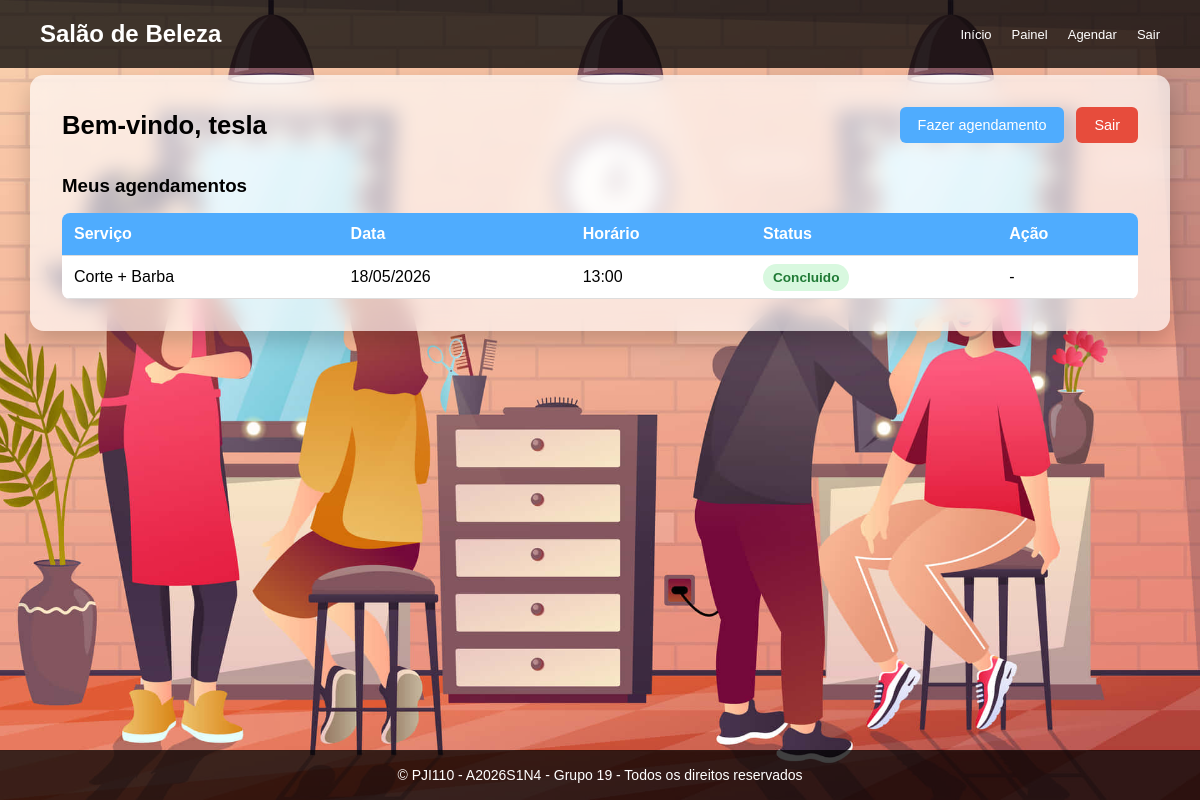
Screenshot of /painel/ (signed in) with the database file from the repository.
### scheduling/models.py (models this page shows, shortened)
class Cliente(models.Model):
    nome = models.CharField(max_length=100)
    telefone = models.CharField(max_length=20)
    email = models.EmailField(
        blank=True,
        null=True,
        unique=True
    )
    senha = models.CharField(
        max_length=255,
        blank=True,
        null=True
    )

class Agendamento(models.Model):
    cliente = models.ForeignKey(
        Cliente,
        on_delete=models.CASCADE
    )
    servico = models.ForeignKey(
        Servico,
        on_delete=models.CASCADE
    )
    data_agendamento = models.DateField()
    horario_agendamento = models.TimeField()
    status = models.CharField(
        max_length=20,
        default='Agendado'
    )
    status_pagamento = models.CharField(
    max_length=30,
    default='Pendente'
)

class Servico(models.Model):
    descricao = models.CharField(max_length=50)
    duracao = models.IntegerField()

### scheduling/views.py (the view)
# urls.py: path('painel/', views.painel_cliente, name='painel_cliente'),
def painel_cliente(request):
    cliente_id = request.session.get('cliente_id')
    if not cliente_id:
        return redirect('/login/')
    cliente = Cliente.objects.get(id=cliente_id)
    agendamentos = Agendamento.objects.filter(
        cliente=cliente
    ).order_by('data_agendamento', 'horario_agendamento')
    return render(request, 'painel.html', {
        'cliente': cliente,
        'agendamentos': agendamentos
    })

### templates/painel.html
{% extends 'base.html' %}
{% block content %}
<div class="painel-container">
    <section class="painel-header">
        <h2>Bem-vindo, {{ cliente.nome }}</h2>
        <div class="painel-acoes">
            <a href="/meu-agendamento/" class="btn-link">Fazer agendamento</a>
            <a href="/logout/" class="btn-link sair">Sair</a>
        </div>
    </section>
    <section class="meus-agendamentos">
        <h3>Meus agendamentos</h3>
        {% if agendamentos %}
            <table>
                <thead>
                    <tr>
                        <th>Serviço</th>
                        <th>Data</th>
                        <th>Horário</th>
                        <th>Status</th>
                        <th>Ação</th>
                    </tr>
                </thead>
 <tbody>
    {% for agendamento in agendamentos %}
        <tr>
            <td>
                {{ agendamento.servico.descricao }}
            </td>
            <td>
                {{ agendamento.data_agendamento|date:"d/m/Y" }}
            </td>
            <td>
                {{ agendamento.horario_agendamento|time:"H:i" }}
            </td>
            <td>
                <span class="status status-{{ agendamento.status|lower }}">
                    {{ agendamento.status }}
                </span>
            </td>
            <td>
                {% if agendamento.status == 'Agendado' %}
                    <a
                        href="/cancelar-agendamento/{{ agendamento.id }}/"
                        class="btn-cancelar"
                    >
                        Cancelar
                    </a>
                {% else %}
                    -
                {% endif %}
            </td>
        </tr>
    {% endfor %}
</tbody>
            </table>
        {% else %}
            <p class="sem-agendamento">
                Você ainda não possui agendamentos.
            </p>
        {% endif %}
    </section>
</div>
{% endblock %}

### static/css/style.css (style rules this page uses)
* { box-sizing: border-box; }
body { font-family: Arial, sans-serif; background-image: url('../img/fundo.jpg'); background-size: cover; background-position: center; background-attachment: fixed; min-height: 100vh; margin: 0; overflow-y: auto; }
h2 { text-align: center; margin-bottom: 1.5rem; }
.painel-container { background: rgba(255, 255, 255, 0.65); backdrop-filter: blur(10px); -webkit-backdrop-filter: blur(10px); width: 1400px; max-width: 95%; padding: 2rem; border-radius: 14px; box-shadow: 0 10px 25px rgba(0,0,0,0.2); margin-bottom: 80px; }
.painel-header { display: flex; justify-content: space-between; align-items: center; margin-bottom: 2rem; }
.painel-header h2 { margin: 0; font-size: 1.6rem; }
.painel-acoes { display: flex; gap: 12px; }
.btn-link { background-color: #4facfe; color: #fff; text-decoration: none; padding: 10px 18px; border-radius: 6px; font-size: 0.9rem; }
.btn-link.sair { background-color: #e74c3c; }
.meus-agendamentos h3 { margin-bottom: 1rem; }
.meus-agendamentos table { width: 100%; border-collapse: collapse; background-color: #fff; border-radius: 8px; overflow: hidden; }
.meus-agendamentos th, .meus-agendamentos td { padding: 12px; text-align: left; border-bottom: 1px solid #ddd; }
.meus-agendamentos th { background-color: #4facfe; color: white; }
.meus-agendamentos thead th { position: sticky; top: 0; z-index: 2; }
.status { padding: 6px 10px; border-radius: 20px; font-size: 0.85rem; font-weight: bold; }
.status-concluido { background-color: #d8f8df; color: #1f7a35; }

### rows the page displays
Cliente: nome "tesla"
Agendamento: servico.descricao "Corte + Barba", data_agendamento "18/05/2026", horario_agendamento "13:00", status "Concluido"
